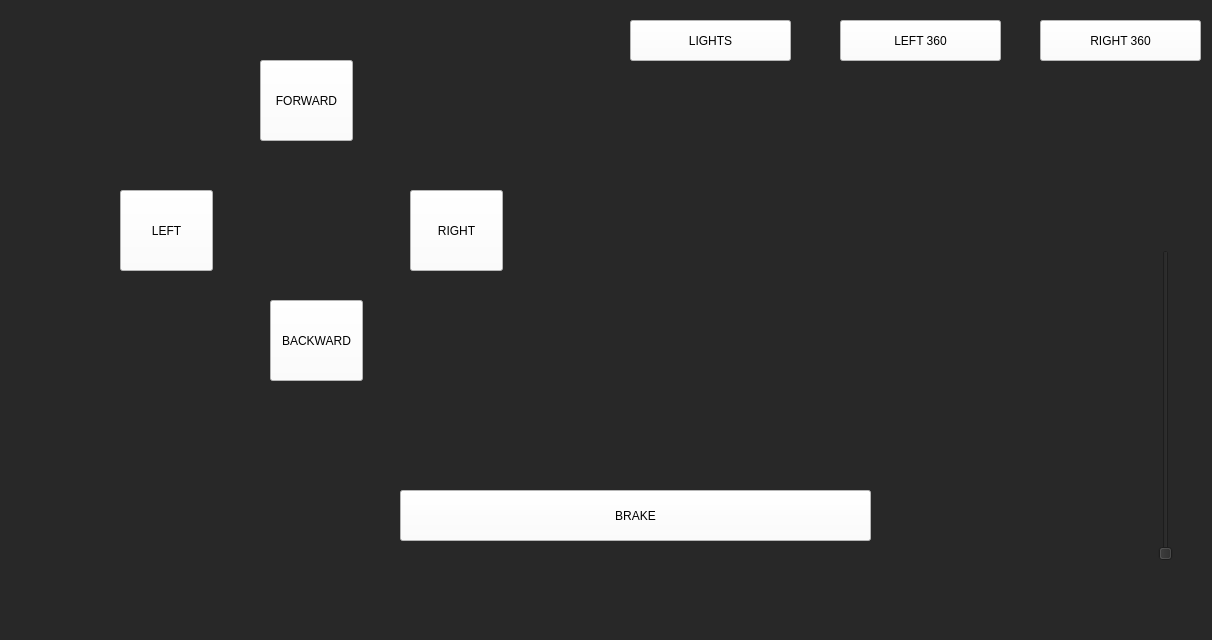
<?xml version="1.0" encoding="UTF-8"?>
<ui version="4.0">
 <class>MainWindow</class>
 <widget class="QMainWindow" name="MainWindow">
  <property name="geometry">
   <rect>
    <x>0</x>
    <y>0</y>
    <width>1212</width>
    <height>640</height>
   </rect>
  </property>
  <property name="windowTitle">
   <string>MainWindow</string>
  </property>
  <property name="styleSheet">
   <string notr="true">background-color: rgb(40, 40, 40);</string>
  </property>
  <widget class="QWidget" name="centralwidget">
   <widget class="QPushButton" name="pushButton">
    <property name="geometry">
     <rect>
      <x>260</x>
      <y>60</y>
      <width>93</width>
      <height>81</height>
     </rect>
    </property>
    <property name="styleSheet">
     <string notr="true">background-color: rgb(255, 255, 255);
font: 75 10pt &quot;MS Shell Dlg 2&quot;;</string>
    </property>
    <property name="text">
     <string>FORWARD</string>
    </property>
   </widget>
   <widget class="QPushButton" name="pushButton_2">
    <property name="geometry">
     <rect>
      <x>120</x>
      <y>190</y>
      <width>93</width>
      <height>81</height>
     </rect>
    </property>
    <property name="styleSheet">
     <string notr="true">background-color: rgb(255, 255, 255);
font: 75 10pt &quot;MS Shell Dlg 2&quot;;</string>
    </property>
    <property name="text">
     <string>LEFT</string>
    </property>
   </widget>
   <widget class="QPushButton" name="pushButton_3">
    <property name="geometry">
     <rect>
      <x>410</x>
      <y>190</y>
      <width>93</width>
      <height>81</height>
     </rect>
    </property>
    <property name="styleSheet">
     <string notr="true">background-color: rgb(255, 255, 255);
font: 75 10pt &quot;MS Shell Dlg 2&quot;;</string>
    </property>
    <property name="text">
     <string>RIGHT</string>
    </property>
   </widget>
   <widget class="QPushButton" name="pushButton_4">
    <property name="geometry">
     <rect>
      <x>270</x>
      <y>300</y>
      <width>93</width>
      <height>81</height>
     </rect>
    </property>
    <property name="styleSheet">
     <string notr="true">background-color: rgb(255, 255, 255);
font: 75 10pt &quot;MS Shell Dlg 2&quot;;</string>
    </property>
    <property name="text">
     <string>BACKWARD</string>
    </property>
   </widget>
   <widget class="QPushButton" name="pushButton_5">
    <property name="geometry">
     <rect>
      <x>400</x>
      <y>490</y>
      <width>471</width>
      <height>51</height>
     </rect>
    </property>
    <property name="styleSheet">
     <string notr="true">background-color: rgb(255, 255, 255);
font: 75 10pt &quot;MS Shell Dlg 2&quot;;</string>
    </property>
    <property name="text">
     <string>BRAKE</string>
    </property>
   </widget>
   <widget class="QSlider" name="verticalSlider">
    <property name="geometry">
     <rect>
      <x>1140</x>
      <y>250</y>
      <width>51</width>
      <height>311</height>
     </rect>
    </property>
    <property name="styleSheet">
     <string notr="true">selection-color: rgb(255, 255, 255);
color: rgb(255, 255, 255);
selection-background-color: rgb(255, 255, 255);</string>
    </property>
    <property name="orientation">
     <enum>Qt::Vertical</enum>
    </property>
   </widget>
   <widget class="QPushButton" name="pushButton_6">
    <property name="geometry">
     <rect>
      <x>630</x>
      <y>20</y>
      <width>161</width>
      <height>41</height>
     </rect>
    </property>
    <property name="styleSheet">
     <string notr="true">background-color: rgb(255, 255, 255);
font: 75 10pt &quot;MS Shell Dlg 2&quot;;</string>
    </property>
    <property name="text">
     <string>LIGHTS</string>
    </property>
   </widget>
   <widget class="QPushButton" name="pushButton_7">
    <property name="geometry">
     <rect>
      <x>840</x>
      <y>20</y>
      <width>161</width>
      <height>41</height>
     </rect>
    </property>
    <property name="styleSheet">
     <string notr="true">background-color: rgb(255, 255, 255);
font: 75 10pt &quot;MS Shell Dlg 2&quot;;</string>
    </property>
    <property name="text">
     <string>LEFT 360</string>
    </property>
   </widget>
   <widget class="QPushButton" name="pushButton_8">
    <property name="geometry">
     <rect>
      <x>1040</x>
      <y>20</y>
      <width>161</width>
      <height>41</height>
     </rect>
    </property>
    <property name="styleSheet">
     <string notr="true">background-color: rgb(255, 255, 255);
font: 75 10pt &quot;MS Shell Dlg 2&quot;;</string>
    </property>
    <property name="text">
     <string>RIGHT 360</string>
    </property>
   </widget>
  </widget>
  <widget class="QMenuBar" name="menubar">
   <property name="geometry">
    <rect>
     <x>0</x>
     <y>0</y>
     <width>1212</width>
     <height>26</height>
    </rect>
   </property>
  </widget>
  <widget class="QStatusBar" name="statusbar"/>
 </widget>
 <resources/>
 <connections/>
</ui>
